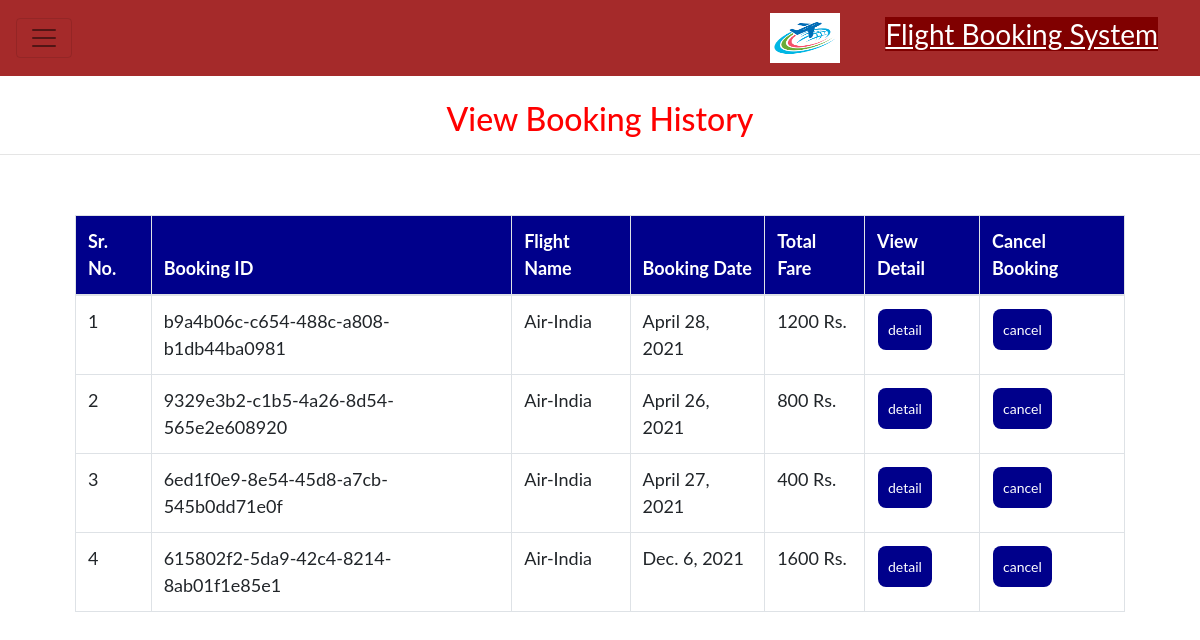
/mybooking/ (signed in), run on the app's committed database.
### air/models.py (models this page shows, shortened)
class Booking(models.Model):
    user = models.ForeignKey(User,related_name='+', on_delete=models.CASCADE, null=True)
    airline = models.ForeignKey(Airline, on_delete=models.CASCADE, null=True)
    mobile = models.CharField(max_length=100, null=True, blank=True)
    booking_id = models.UUIDField(primary_key=True, default=uuid.uuid4, editable=False)
    total_price = models.CharField(max_length=100, null=True, blank=True)
    city = models.CharField(max_length=100, null=True, blank=True)
    state = models.CharField(max_length=100, null=True, blank=True)
    country = models.CharField(max_length=100, null=True, blank=True)
    pincode = models.CharField(max_length=100, null=True, blank=True)
    date = models.DateField(null=True, blank=True)

class Airline(models.Model):
    company_name = models.CharField(max_length=100,null=True)
    flight_name = models.CharField(max_length=100,null=True)
    airport_name = models.CharField(max_length=100,null=True)
    airline_number = models.CharField(max_length=100,null=True)
    from_city = models.CharField(max_length=100,null=True,choices=CITY_CHOICE)
    from_city_arrival = models.CharField(max_length=100,null=True)
    from_city_departure = models.CharField(max_length=100,null=True)
    to_city_arrival = models.CharField(max_length=100,null=True)
    to_city_departure = models.CharField(max_length=100,null=True)
    to_city = models.CharField(max_length=100,null=True,choices=CITY_CHOICE)
    days = models.TextField(null=True)
    fare_economy =models.CharField(max_length=100,null=True)
    number_of_seat_e =models.CharField(max_length=100,null=True)
    number_of_seat_b =models.CharField(max_length=100,null=True)
    fare_business =models.CharField(max_length=100,null=True)
    image = models.FileField(null=True)

### air/views.py (the view)
# urls.py: path('mybooking/', mybooking, name='mybooking'),
def mybooking(request):
    if not request.user.is_authenticated:
        return redirect('login')
    pro = Booking_Passenger.objects.filter(user=request.user)
    book = Booking.objects.filter(user=request.user)
    d={'book':book,'pro':pro}
    return render(request,'mybooking.html',d)

### air/templates/mybooking.html (shortened to what this page needs)
{% extends 'home.html' %}
{% block body %}
<center><h2 style="color:red;margin-top:2%">View Booking History</h2></center><hr>
 <div class="container" style="width:90%">
<table class="table table-bordered" id="myTable">
  <thead>
  <tr>
    <th>Sr. No.</th>
    <th>Booking ID</th>
    <th>Flight Name</th>
    <th>Booking Date</th>
      <th>Total Fare</th>
    <th>View Detail</th>
    <th>Cancel Booking</th>
  </tr>
  </thead>
   <tbody>
{% for i in book %}
  <tr>
      <td>{{forloop.counter}}</td>
    <td>{{i.booking_id}}</td>
    <td>{{i.airline.flight_name}}</td>
    <td>{{i.date}}</td>
      <td>{{i.total_price}} Rs.</td>
      <td><a href="{% url 'booking_detail' i.booking_id %}"><button class="button button1">detail</button></a></td>
      <td><a href="{% url 'delete_booking' i.booking_id %}" onclick="return confirm('Are you sure?')"><button class="button button1" id="#delete">cancel</button></a></td>
  </tr>
   {% endfor %}
    </tbody>
</table>
 </div>
{% endblock %}

### air/templates/home.html (style rules this page uses)
.button { background-color: darkblue; border: none; color: white; padding: 10px; text-align: center; text-decoration: none; display: inline-block; font-size: 14px; margin: 1px 1px; cursor: pointer; }
.button1 { border-radius: 8px; }
* { box-sizing: border-box; }
#myTable { border-collapse: collapse; width: 100%; border: 1px solid #ddd; font-size: 18px; }
#myTable th { text-align: left; padding: 12px; background-color:darkblue ; color: white; }
#myTable td { text-align: left; padding: 12px; background-color: white; }
#myTable tr { border-bottom: 1px solid #ddd; }
body { font-family: "Lato", sans-serif; }

### data on the page
Booking: booking_id "b9a4b06c-c654-488c-a808-b1db44ba0981", airline.flight_name "Air-India", date "April 28, 2021", total_price "1200"
Booking: booking_id "9329e3b2-c1b5-4a26-8d54-565e2e608920", airline.flight_name "Air-India", date "April 26, 2021", total_price "800"
Booking: booking_id "6ed1f0e9-8e54-45d8-a7cb-545b0dd71e0f", airline.flight_name "Air-India", date "April 27, 2021", total_price "400"
Booking: booking_id "615802f2-5da9-42c4-8214-8ab01f1e85e1", airline.flight_name "Air-India", date "Dec. 6, 2021", total_price "1600"
